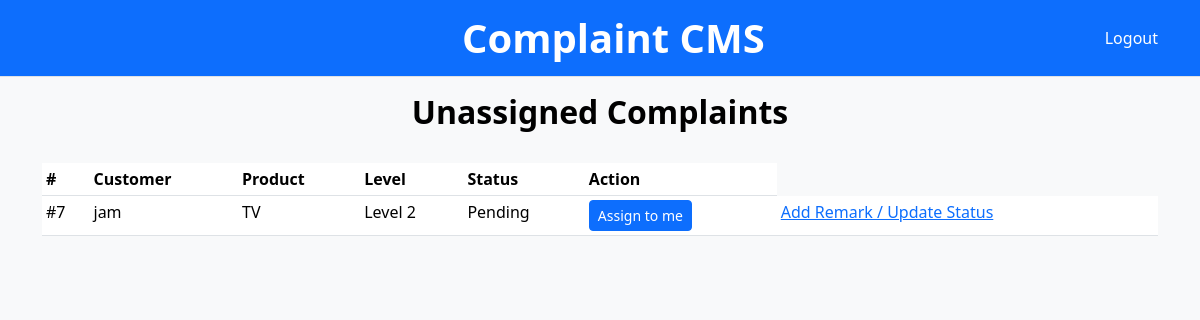
Page /app/unassigned/ (signed in) on the committed database.
### web/models.py (models this page shows, shortened)
class Complaint(models.Model):
    LEVEL_CHOICES = [("L1", "Level 1"), ("L2", "Level 2"), ("L3", "Level 3")]
    STATUS_PENDING = "pending"
    STATUS_CLOSED = "closed"
    STATUS_NOT_CLOSED = "not_closed"
    STATUS_CHOICES = [
        (STATUS_PENDING, "Pending"),
        (STATUS_CLOSED, "Closed"),
        (STATUS_NOT_CLOSED, "Not Closed"),
    ]
    customer = models.ForeignKey(Customer, on_delete=models.CASCADE,null=True, blank=True)
    product = models.ForeignKey(Product, on_delete=models.CASCADE,null=True, blank=True)
    level = models.CharField(max_length=10, choices=LEVEL_CHOICES, default="L1")
    description = models.TextField()
    latitude = models.DecimalField(max_digits=9, decimal_places=6, null=True, blank=True)
    longitude = models.DecimalField(max_digits=9, decimal_places=6, null=True, blank=True)
    assigned_to = models.ForeignKey(Employee, on_delete=models.SET_NULL, null=True, blank=True)
    status = models.CharField(max_length=12, choices=STATUS_CHOICES, default="PENDING")
    created_by = models.ForeignKey(User, on_delete=models.SET_NULL, null=True, related_name="created_complaints")
    created_at = models.DateTimeField(auto_now_add=True)

class Customer(models.Model):
    name = models.CharField(max_length=150)
    contact = models.CharField(max_length=150, blank=True)
    address = models.TextField(blank=True)
    def __str__(self):
        return self.name

class Product(models.Model):
    name = models.CharField(max_length=150)
    price = models.DecimalField(max_digits=10, decimal_places=2)
    tax = models.DecimalField(max_digits=5, decimal_places=2, help_text="%")
    def __str__(self):
        return self.name

### web/views.py (the view)
# urls.py: path("unassigned/", views.unassigned_complaints, name="unassigned_complaints"),
@login_required
def unassigned_complaints(request):
    items = Complaint.objects.filter(assigned_to__isnull=True)
    return render(request, "unassigned_complaints.html", {"items": items})

### web/templates/unassigned_complaints.html
{% extends "base.html" %}
{% block content %}
<h2 class="text-center" style="color:black;">Unassigned Complaints</h2><br>
<table class="table table-sm">
  <thead>
    <tr>
      <th>#</th>
      <th>Customer</th>
      <th>Product</th>
      <th>Level</th>
      <th>Status</th>
      <th>Action</th>
    </tr>
  </thead>
  <tbody>
    {% for c in items %}
    <tr>
      <td>#{{ c.pk }}</td>
      <td>{{ c.customer }}</td>
      <td>{{ c.product }}</td>
      <td>{{ c.get_level_display }}</td>
      <td>{{ c.get_status_display }}</td>
      <td>
        <a class="btn btn-sm btn-primary" href="{% url 'assign_to_me' c.pk %}">Assign to me</a>
        <td><a href="{% url 'add_remark' c.id %}">Add Remark / Update Status</a></td>
      </td>
</tr>
    {% empty %}
    <tr>
      <td colspan="6">No unassigned complaints.</td>
    </tr>
    {% endfor %}
  </tbody>
</table>
{% endblock %}

### static/css/style.css (style rules this page uses)
h2 { font-weight: bold; color: #0d6efd; }

### rows in the picture
Complaint: pk "7", customer "jam", product "TV", level "Level 2", status "Pending"
